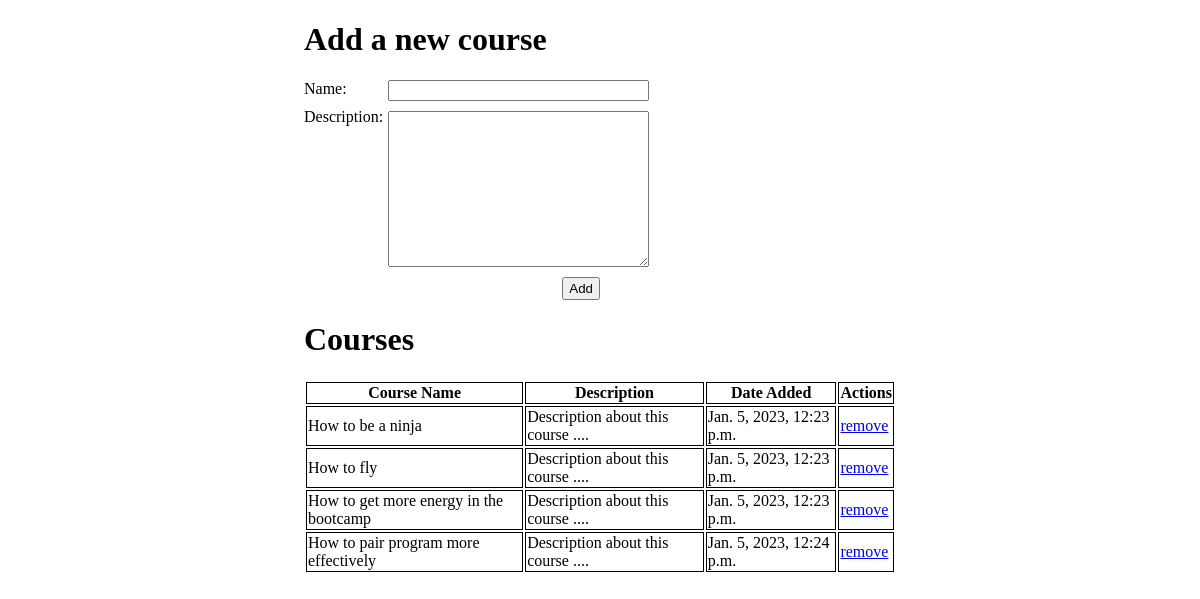
The page / on the database its author committed.
### courses_app/models.py (models this page shows)
class Course(models.Model):
    name = models.CharField(max_length=255)
    desc = models.TextField()
    created_at = models.DateTimeField(auto_now_add=True)
    updated_at = models.DateTimeField(auto_now=True)
    objects = CourseManager()

### courses_app/views.py (the view)
# urls.py: path('', views.render_add_show_courses),
def render_add_show_courses(request):
    context = {
        'courses': models.get_all_courses(),
    }
    return render(request, 'add_show_courses.html', context)

### courses_app/models.py (called while the page is built)
def get_all_courses():
    return Course.objects.all()

### courses_app/templates/add_show_courses.html (shortened to what this page needs)
<!DOCTYPE html>
<html lang="en">
<head>
    {% load static %}
    <link rel="stylesheet" type="text/css" href="{% static 'css/add_show_courses_style.css' %}">
</head>
<body>
    <div id="main_container">
        <div id="add_container">
            <h1>Add a new course</h1>
            <form action="/add_show_courses" id="courses_form" method="post">
                <div id="form_cols">
                    <div id="labels_col">
                        <label for="name">Name:</label>
                        <label for="desc">Description:</label>
                    </div>
                    <div id="inputs_col">
                        <input id="name" name="name" type="text">
                        <textarea name="desc" id="desc" cols="30" rows="10"></textarea>
                    </div>
                </div>
                <input id="add_btn" type="submit" value="Add">
            </form>
        </div>
        <div id="show_container">
            <h1>Courses</h1>
            <table id="courses_table">
                <tr id="header_tr">
                    <th>Course Name</th>
                    <th>Description</th>
                    <th>Date Added</th>
                    <th>Actions</th>
                </tr>
                {% for course in courses %}
                <tr>
                    <td>{{ course.name }}</td>
                    <td>{{ course.desc }}</td>
                    <td>{{ course.created_at }}</td>
                    <td><a href="/courses/destroy/{{ course.id }}">remove</a></td>
                </tr>
                {% endfor %}
            </table>
        </div>
    </div>
</body>
</html>

### courses_app/static/css/add_show_courses_style.css (style rules this page uses)
#main_container { width: 50%; margin: 0 auto; }
#add_container { width: 50%; }
#labels_col, #inputs_col { display: flex; flex-direction: column; gap: 10px; justify-content: baseline; }
#form_cols { display: flex; gap: 5px; }
#courses_form { display: flex; flex-direction: column; }
#add_btn { align-self: flex-end; margin-top: 10px; padding: 2px 5px; }
#labels_col { flex: 1; }
#inputs_col { flex: 3; }
#courses_table { width: 100%; }
th, tr, td { border: 1px solid black; }

### rows shown on the page
Course: name "How to be a ninja", desc "Description about this course ....", created_at "Jan. 5, 2023, 12:23 p.m."
Course: name "How to fly", desc "Description about this course ....", created_at "Jan. 5, 2023, 12:23 p.m."
Course: name "How to get more energy in the bootcamp", desc "Description about this course ....", created_at "Jan. 5, 2023, 12:23 p.m."
Course: name "How to pair program more effectively", desc "Description about this course ....", created_at "Jan. 5, 2023, 12:24 p.m."
